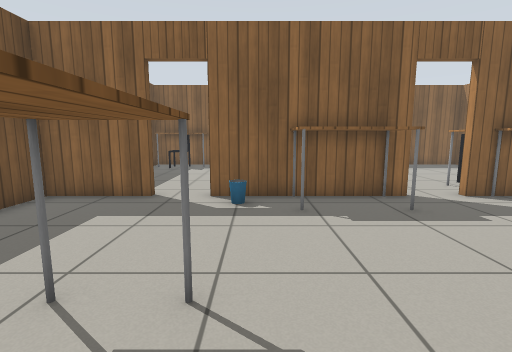
view 1 (above)

16 first-person views from a walk through a robot-simulator world made for Gazebo. The camera is 0.9 m above the floor, tilts 8° down and sees 85° across. The floor is counted in squares, 0.5 m on a side. Each view is taken from the middle of a square. On the plan, view 1 faces up. The plan holds only what a view shows up to about 15 squares ahead; the rest is blank. Gazebo's built-in surfaces are drawn with simple patterns. Some stock models are drawn as simple stand-ins. Surface patterns are stand-ins for the level's own textures.

view 2
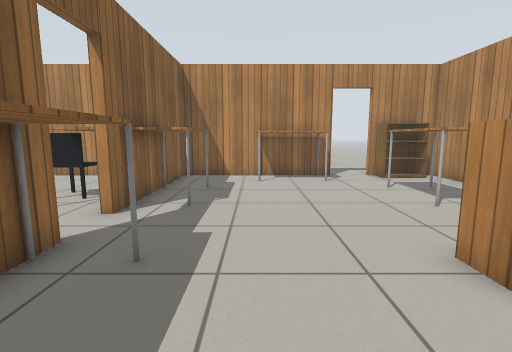

view 3
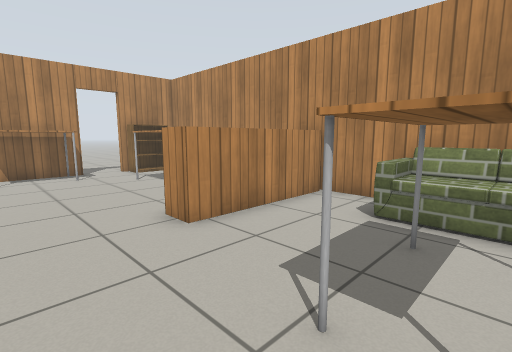

view 4
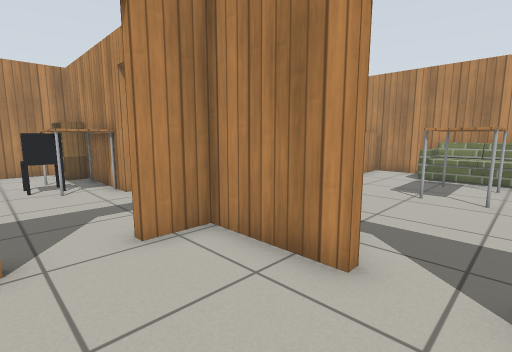

view 5
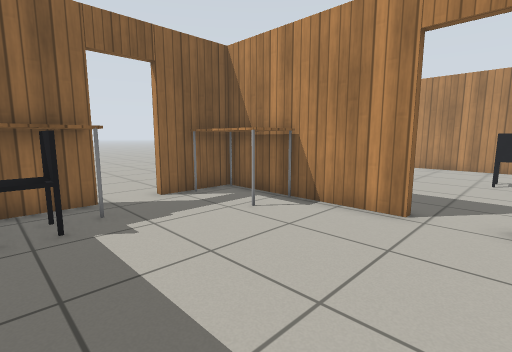

view 6
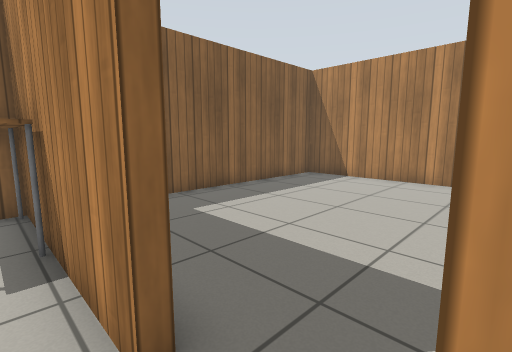

view 7
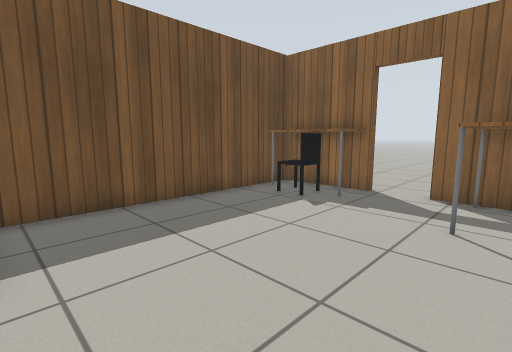

view 8
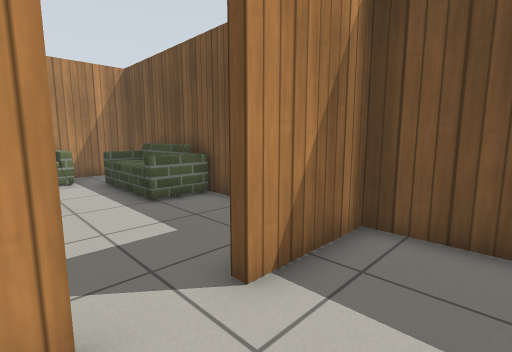

view 9
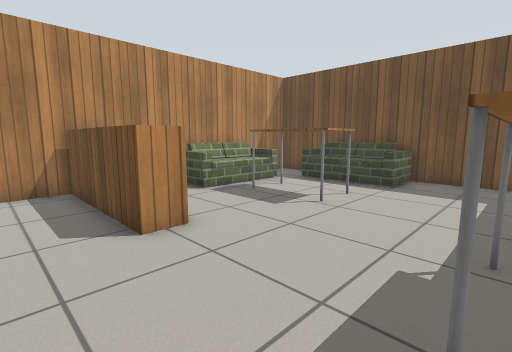

view 10
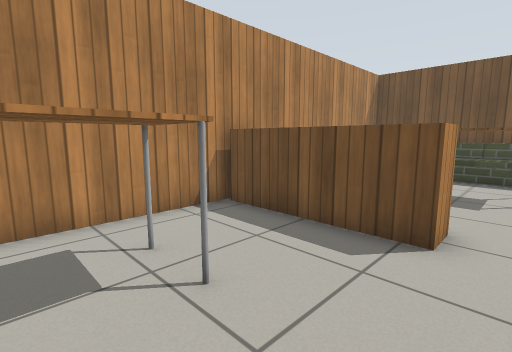

view 11
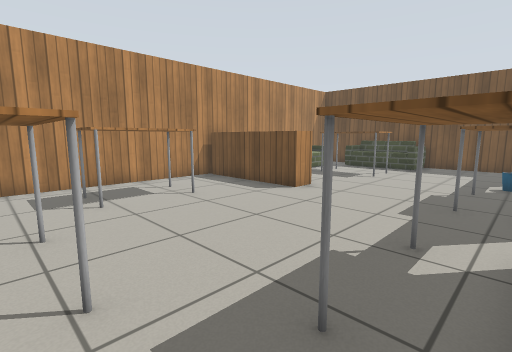

view 12
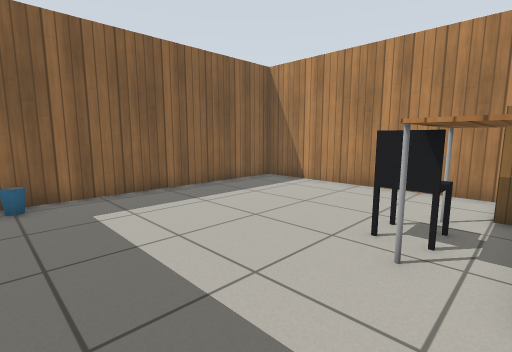

view 13
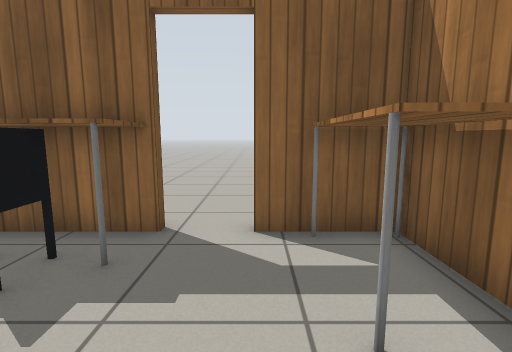

view 14
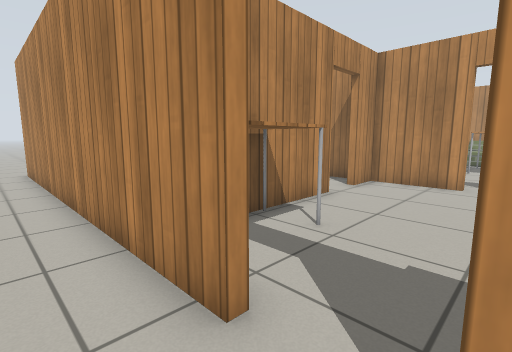

view 15
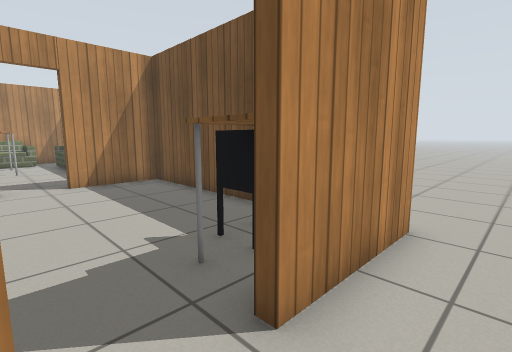

view 16
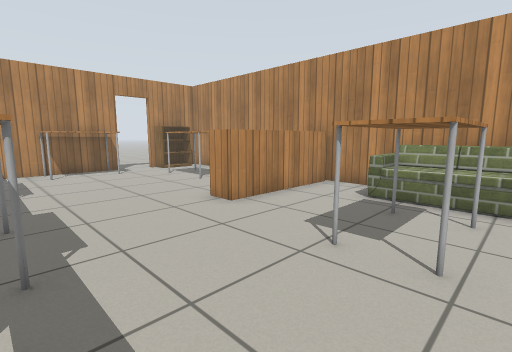

### Floor plan
Points are (right, up) in squares from view 1. A wall is a line through its corners. A room is listed if a view was taken in it or the views show most of it. See-through windows are left out.
Room 1 (views 1, 2, 3, 7, 9, 10, 11, 12, 16)
walls: (1.1, 8.7) (1.7, 8.7); (-0.4, 8.3) (-1.4, 8.3); (12.4, 8.7) (13, 8.7) (13, 18.1) (3.3, 18.1); (-3.2, 8.3) (-6.4, 8.3) (-6.4, 3.5); (13, 1.5) (13, 8.3) (12.1, 8.3); (3, -3.1) (3, 2) (4, 2) (4, -3); (0.4, -3.2) (13, -3.2) (13, -2.4); (-6.4, -0.4) (-6.4, -3.2) (-3.4, -3.2)
ways out: opening at (0.5, 9) to room 2; open door at (-2.5, 8.5) to room 2; open door at (2, 11) to room 2; open door at (13, 0.5)
objects: sofa (-6, 0) to (-5, 3); sofa (-3, -3) to (0, -1); table (-2, 0) to (-1, 3); bin (0, 8); table (1, 7) to (4, 8); bin (4, 18); table (7, -1) to (10, 0); table (7, 7) to (10, 8); table (7, 9) to (10, 10); office chair (8, 10) to (9, 11); bookshelf (11, 9) to (12, 9); bookshelf (12, -2) to (13, -1); table (12, 2) to (12, 5)
Room 2 (views 4, 5, 6, 8, 13, 14, 15)
walls: (-2.7, 18.1) (-3.6, 18.1); (-1.1, 18.4) (3.4, 18.4); (-3.5, 18.4) (-2.7, 18.4); (-6.4, 16.6) (-6.4, 8.7) (-3.2, 8.7); (1.7, 11.9) (1.7, 18.1) (-1.1, 18.1); (-1.4, 8.7) (-0.5, 8.7); (1.7, 8.7) (1.7, 10.1)
ways out: opening at (0.5, 9) to room 1; open door at (-2.5, 8.5) to room 1; open door at (2, 11) to room 1; opening at (-6, 18.5); opening at (2.5, 19.5)
objects: table (-6, 17) to (-3, 18); office chair (-5, 16) to (-4, 17); table (0, 15) to (1, 18)

Where each view was taken, in squares from view 1:
view 1: 0 up, 0 right, facing up
view 2: 5 up, 0 right, facing right
view 3: 5 up, 2 left, facing down-right
view 4: 12 up, 3 left, facing down-right
view 5: 10 up, 5 left, facing up-right
view 6: 10 up, 1 right, facing up-right
view 7: 9 up, 1 right, facing up-left
view 8: 11 up, 1 left, facing down-left
view 9: 7 up, 6 right, facing down-left
view 10: 3 up, 9 right, facing down-left
view 11: 8 up, 12 right, facing down-left
view 12: 9 up, 3 right, facing up-right
view 13: 13 up, 1 left, facing up
view 14: 20 up, 3 left, facing down-right
view 15: 20 up, 1 left, facing down-left
view 16: 7 up, 3 left, facing down-right
